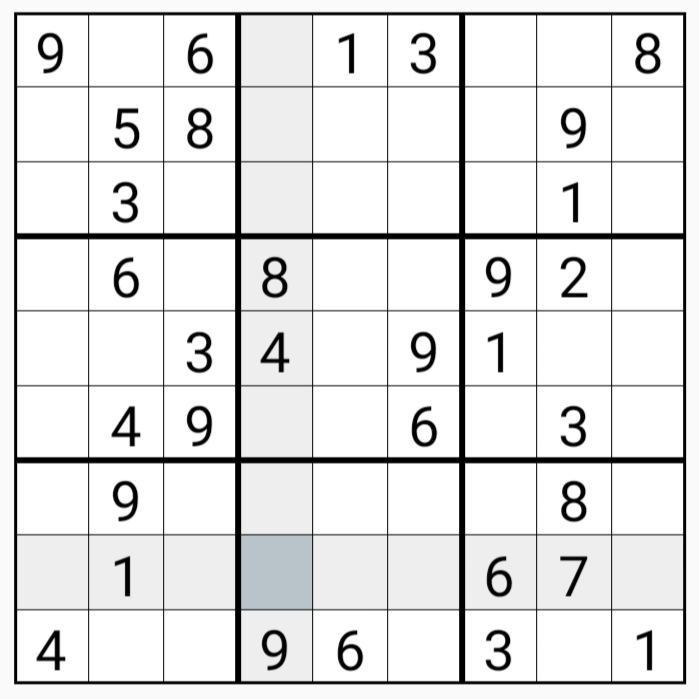
#> input picture till 2022/Sudoku/ImgSud1.jpg, 699 x 699 px, given in place of vid2.mp4, which was not available
$ jupyter execute SudFromVid2.ipynb
#> lines starting #> are read from the running program, lines starting #| are printed output that depends on the picture; after the words box and inside, x2 and y2 are one past the last pixel; in counts of white or black regions, pixels touching at a corner belong together; pictures that were not available may be replaced by others from this repository, and a replacement may not be noted
[cell 1]
import cv2
from numpy import *
# [135 lines left out: functions fillNum, Number, clearImage, detect, getPoints, getArray and 6 more, not called in this run]

def sudokuR(givenImg):
    try:
        template=cv2.imread('qm.jpg',0)
        roiImg=givenImg[30:85,555:605]
        cv2.imshow('roiImg',roiImg)
        gray=cv2.cvtColor(roiImg,cv2.COLOR_BGR2GRAY)
        res=cv2.matchTemplate(gray,template,cv2.TM_CCOEFF_NORMED)
        threshold=0.9
        loc=where(res>=threshold)
        w,h=template.shape[::-1]
        for pt in zip(*loc[::-1]):
            if pt:
                img=givenImg[120:815 ,10:710 ]
                erosion=clearImage(img)
                p1,p2=getPoints(erosion,img)
                img1=img
                if p1!=None and p2!=None:
                    getArray(img,p1,p2)
                    given=filled()
                    forImg=filled()
                    solve(data)
                    fillNum(filled(),2,forImg,img1,p1,p2)
                    givenImg[120:815 ,10:710 ]=img1
                    temp=cv2.resize(givenImg,(480,960))
                    return True,temp
            break
    except:
        pass
    return False,cv2.resize(givenImg,(480,960))


cap=cv2.VideoCapture('vid2.mp4')
#fourcc=cv2.VideoWriter_fourcc(*'XVID')
#out=cv2.VideoWriter('status.avi',fourcc,15,(480,960))
while True:
    data=array([[0 for x in range(9)] for y in range(9)])
    ret,frame=cap.read()
#> frame is the input picture: shape (699, 699, 3); mean B, G, R 228.2, 228.2, 228.1
    if ret:
        cv2.imshow('capturing',frame)
        samp=cv2.resize(frame,(720,1520))
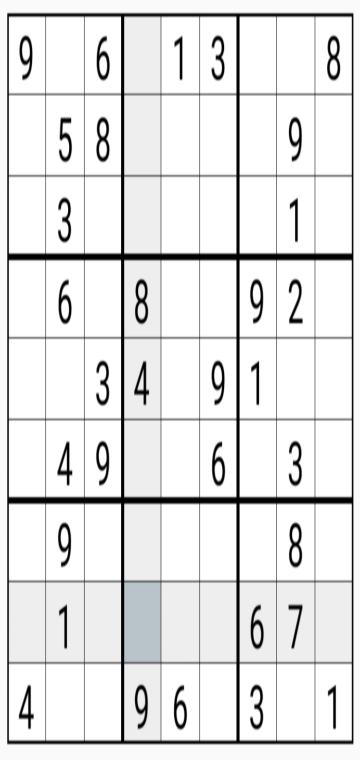
#> samp: shape (1520, 720, 3) (shown at 1/2 size); mean B, G, R 228.2, 228.2, 228
        check,result=sudokuR(samp)
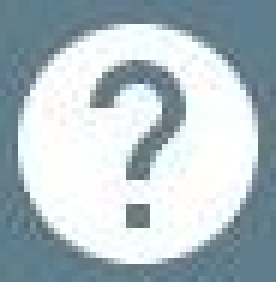
#> input picture till 2022/Sudoku/qm.jpg, 46 x 47 px (shown 6 times larger)
#> in sudokuR, `roiImg=givenImg[30:85,555:605]`:
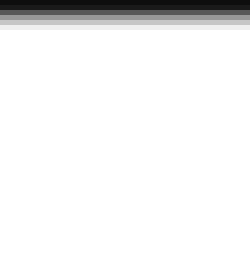
#> roiImg: shape (55, 50, 3) (shown 5 times larger); min 14, max 255, mean 240.2
#> in sudokuR, `res=cv2.matchTemplate(gray,template,cv2.TM_CCOEFF_NORMED)`: res = [[0.324, 0.324, 0.324, 0.324, 0.324], [0.295, 0.295, 0.295, 0.295, 0.295], [0.266, 0.266, 0.266, 0.266, 0.266], [0.234, 0.234, 0.234, 0.234, 0.234], [0.194, 0.194, 0.194, 0.194, 0.194], [0.157, 0.157, 0.157, 0.157, 0.157], [0, 0, 0, 0, 0], [0, 0, 0, 0, 0], [0, 0, 0, 0, 0]]
#> in sudokuR, `loc=where(res>=threshold)`: loc = (empty array, empty array)
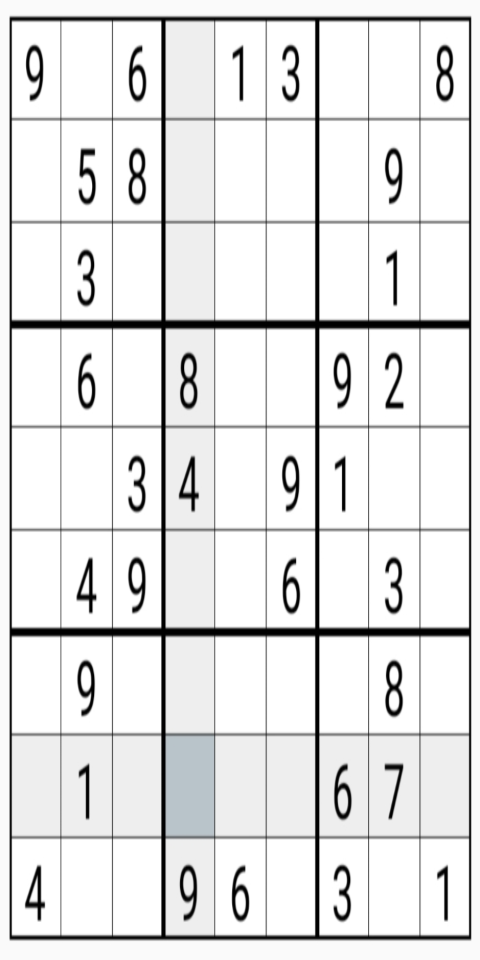
#> result: shape (960, 480, 3); mean B, G, R 228.1, 228.1, 228
#> check = False
        cv2.imshow('result',result)
        if check:
            for i in range(15):
                if ret:
                    ret,frame=cap.read()
        #out.write(result)
        if cv2.waitKey(1) & 0xFF == ord('q'):
#> (key q is pressed here)
            break
    else:
        break


cap.release()
cv2.destroyAllWindows()
print('done')

[cell 2]
import cv2
from numpy import *
img=cv2.imread('ImgSud3.png',1)
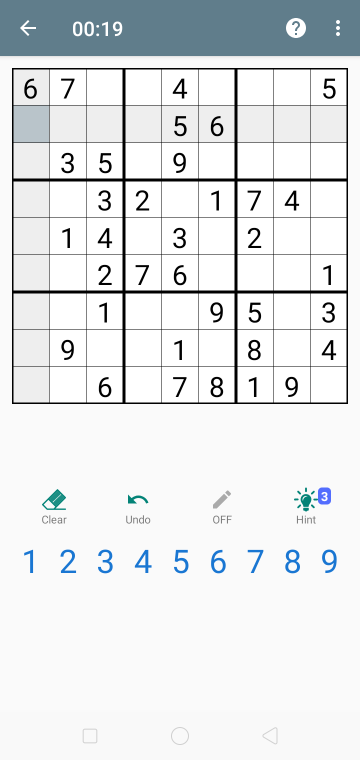
#> input picture till 2022/Sudoku/ImgSud3.png, 720 x 1520 px (shown at 1/2 size)
#> img is the input picture: shape (1520, 720, 3); mean B, G, R 231.6, 230.1, 227.3
template=cv2.imread('bulb.jpg',0)
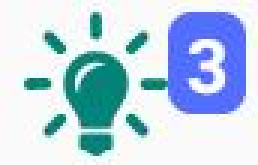
#> input picture till 2022/Sudoku/bulb.jpg, 86 x 55 px (shown 3 times larger)
#> template: shape (55, 86); min 64, max 255, mean 207.2
gray=cv2.cvtColor(img,cv2.COLOR_BGR2GRAY)
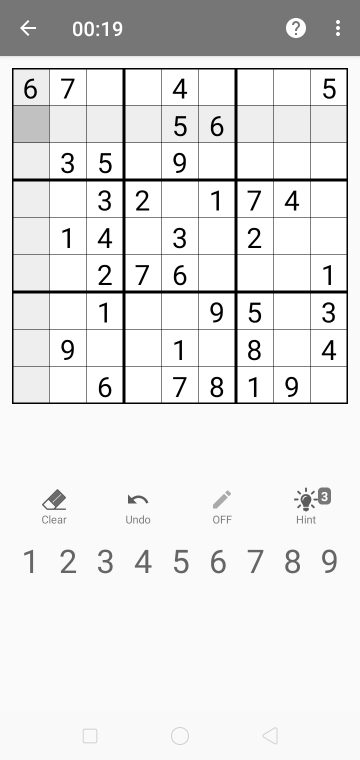
#> gray: shape (1520, 720) (shown at 1/2 size); min 0, max 255, mean 229.4
res=cv2.matchTemplate(gray,template,cv2.TM_CCOEFF_NORMED)
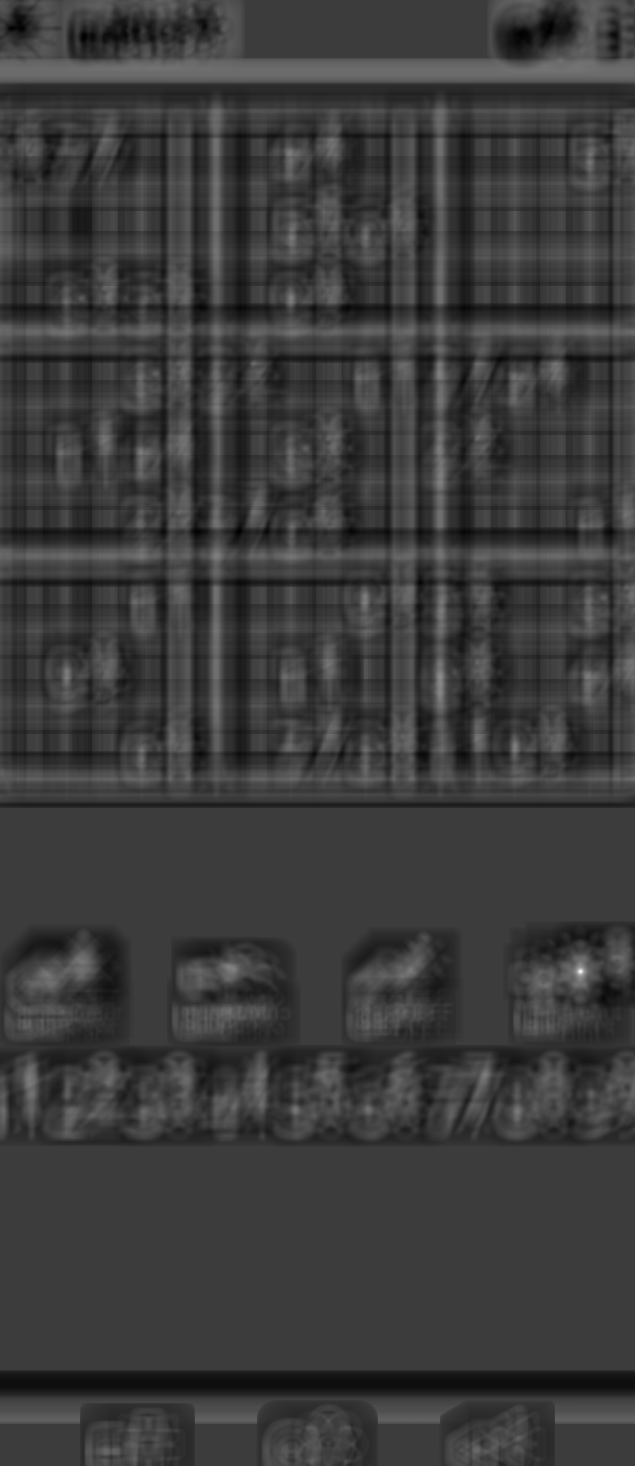
#> res: shape (1466, 635) float32; min -0.31, max 0.997, mean -0.00224; drawn with min black and max white
threshold=0.9
loc=where(res>=threshold)
#> loc = ([971], [580])
w,h=template.shape[::-1]
#> w = 86; h = 55
for pt in zip(*loc[::-1]):
    if pt:
        print('yeah')
    cv2.rectangle(img,pt,(pt[0]+w,pt[1]+h),(0,255,0),2)
#> this loop made 1 pass
#> pt on pass 1: (580, 971)
#| yeah
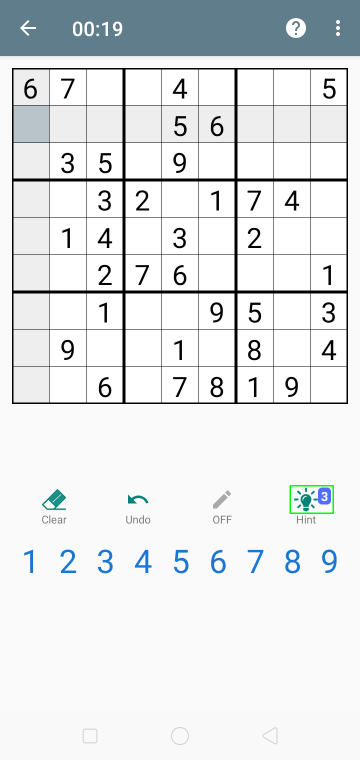
#> img: shape (1520, 720, 3) (shown at 1/2 size); 0.08% of pixels changed, all inside (x1, y1, x2, y2) = (579, 970, 668, 1028)


img=cv2.resize(img,(480,960))
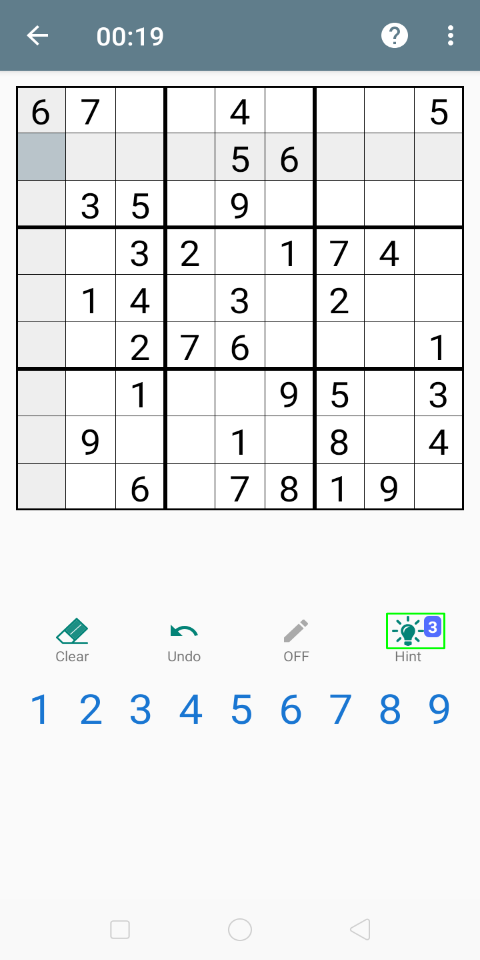
#> img: shape (960, 480, 3); mean B, G, R 231.5, 230.1, 227.2
cv2.imshow('img',img)
#cv2.imshow('template',template)
cv2.waitKey(0)
cv2.destroyAllWindows()
